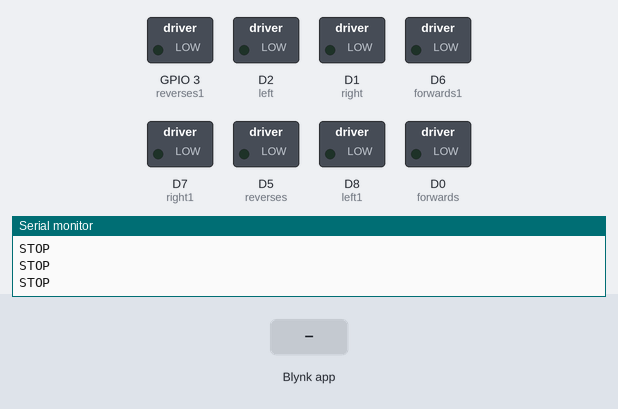
This sketch was run on a simulated ESP8266 (Wemos D1 mini). Parts: switched loads named in the sketch (green lamp = pin HIGH), the last lines printed to the serial monitor. The test bench sets the inputs (shaded band).

Above: at 4.0 s.
4.1 s: Blynk app writes 1 to V0
At 5.3 s:
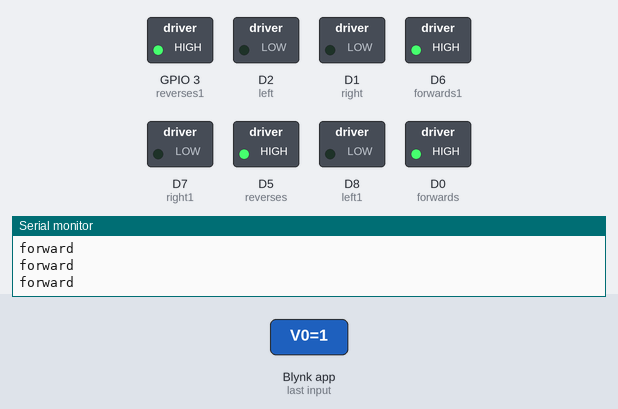
5.6 s: Blynk app writes 0 to V0
At 6.8 s:
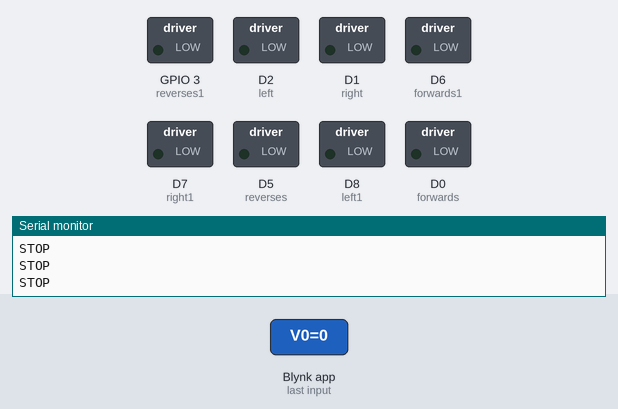
7.1 s: Blynk app writes 1 to V1
At 8.3 s:
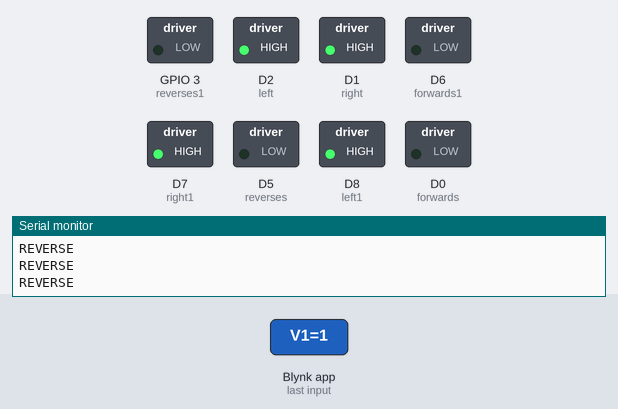
8.6 s: Blynk app writes 0 to V1
At 9.8 s:
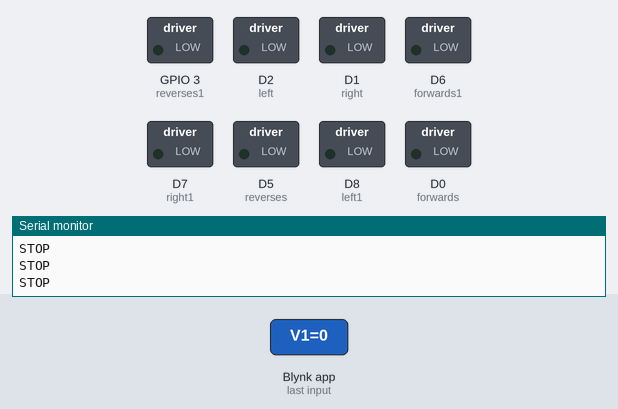
10.1 s: Blynk app writes 1 to V2
At 11.3 s:
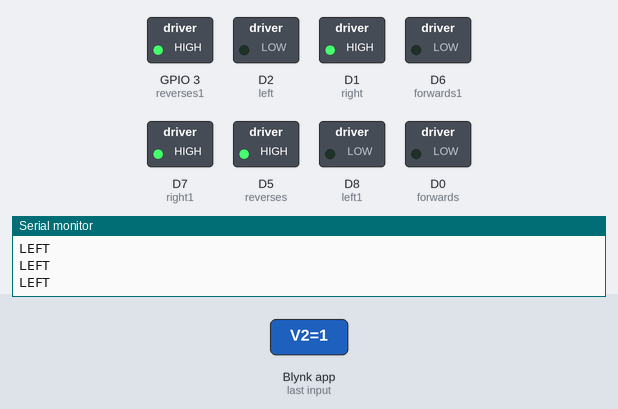
Timing chart, 0 to 12.6 s (numbered marks = the images above; inputs shaded):
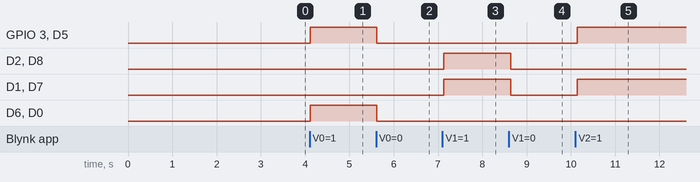

Measured:
- after the input at 4.1 s, GPIO 3 (reverses1), D6 (forwards1), D5 (reverses), D0 (forwards): LOW → HIGH at once
- after the input at 5.6 s, GPIO 3 (reverses1), D6 (forwards1), D5 (reverses), D0 (forwards): HIGH → LOW at once
- after the input at 7.1 s, D2 (left), D1 (right), D7 (right1), D8 (left1): LOW → HIGH at once
- after the input at 8.6 s, D2 (left), D1 (right), D7 (right1), D8 (left1): HIGH → LOW at once
- after the input at 10.1 s, GPIO 3 (reverses1), D1 (right), D7 (right1), D5 (reverses): LOW → HIGH after 0.05 s

The sketch:

Edgent_ESP8266__stair_case_robot.ino
```cpp
#define BLYNK_TEMPLATE_ID "TMPL3MU1Qq9cL"
#define BLYNK_DEVICE_NAME "staircaserobot"

#define BLYNK_FIRMWARE_VERSION        "0.1.0"

#define BLYNK_PRINT Serial

#define APP_DEBUG

// Uncomment your board, or configure a custom board in Settings.h
//#define USE_SPARKFUN_BLYNK_BOARD
#define USE_NODE_MCU_BOARD
//#define USE_WITTY_CLOUD_BOARD
//#define USE_WEMOS_D1_MINI

#include "BlynkEdgent.h"

int forwards=D0,right=D1,left=D2,reverses=D5;
int forwards1=D6,right1=D7,left1=D8,reverses1=3;
int forwardState;
int reversesState;
int leftState;
int rightState;

BLYNK_WRITE(V0) {
  forwardState = param.asInt();
  digitalWrite(forwards, forwardState);
}
BLYNK_WRITE(V1) {
  reversesState = param.asInt();
  digitalWrite(reverses, reversesState);
}
BLYNK_WRITE(V2) {
  leftState = param.asInt();
  digitalWrite(left, leftState);
}
BLYNK_WRITE(V3) {
  rightState = param.asInt();
  digitalWrite(right, rightState);
}

void setup()
{
  Serial.begin(115200);
   pinMode(forwards, OUTPUT);
  pinMode(right, OUTPUT);
  pinMode(left, OUTPUT);
  pinMode(reverses, OUTPUT);
  pinMode(forwards1, OUTPUT);
  pinMode(right1, OUTPUT);
  pinMode(left1, OUTPUT);
  pinMode(reverses1, OUTPUT);
  delay(1000);

  BlynkEdgent.begin();
}

void loop() {
  BlynkEdgent.run();
    if(forwardState==HIGH)
{
  digitalWrite(forwards,HIGH);
digitalWrite(right,LOW);
digitalWrite(left,LOW);
digitalWrite(reverses,HIGH);

 digitalWrite(forwards1,HIGH);
digitalWrite(right1,LOW);
digitalWrite(left1,LOW);
digitalWrite(reverses1,HIGH);

Serial.println("forward");
}
 else if(reversesState==HIGH)
{
digitalWrite(forwards,LOW);
digitalWrite(right,HIGH);
digitalWrite(left,HIGH);
digitalWrite(reverses,LOW);

digitalWrite(forwards1,LOW);
digitalWrite(right1,HIGH);
digitalWrite(left1,HIGH);
digitalWrite(reverses1,LOW);
Serial.println("REVERSE");
}
else if(leftState==HIGH)
{
digitalWrite(forwards,LOW);
digitalWrite(right,HIGH);
digitalWrite(left,LOW);
digitalWrite(reverses,HIGH);

digitalWrite(forwards1,LOW);
digitalWrite(right1,HIGH);
digitalWrite(left1,LOW);
digitalWrite(reverses1,HIGH);
Serial.println("LEFT");
}
 else if(rightState==HIGH)
{
digitalWrite(forwards,HIGH);
digitalWrite(right,LOW);
digitalWrite(left,HIGH);
digitalWrite(reverses,LOW);

digitalWrite(forwards1,HIGH);
digitalWrite(right1,LOW);
digitalWrite(left1,HIGH);
digitalWrite(reverses1,LOW);
Serial.println("RIGHT");
}
else
{
 digitalWrite(forwards,LOW);
digitalWrite(right,LOW);
digitalWrite(left,LOW);
digitalWrite(reverses,LOW);

digitalWrite(forwards1,LOW);
digitalWrite(right1,LOW);
digitalWrite(left1,LOW);
digitalWrite(reverses1,LOW);
Serial.println("STOP");
}

delay(50);
}
```
